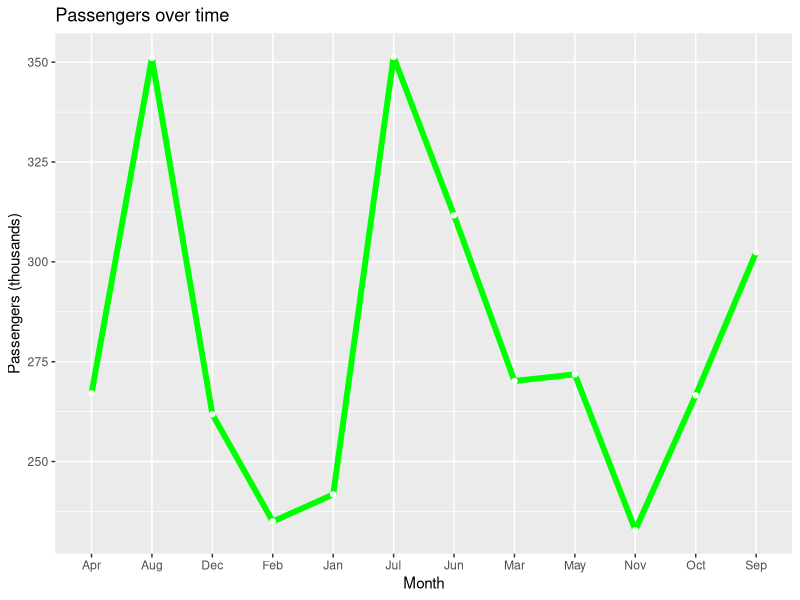

Generate this figure with R:
library(ggplot2)
library(dplyr)

# Let's make a data visualization about monthly air travelers!

# The dataset is built into R, but it is impossible to use without some data wrangling:
data <- data.frame(
  year = rep(1949:1960, each = 12),
  month = month.abb,
  passengers = AirPassengers # in thousands
)

# Summarize data by year:
data %>% 
  group_by(month) %>% 
  summarize(passengers = mean(passengers)) %>% 

# Finally, plot the data!
  ggplot(aes(x = month, y = passengers, group = 1)) +
  labs(
    title = 'Passengers over time',
    x = 'Month',
    y = 'Passengers (thousands)'
  ) +
  geom_line(size = 2, color = 'green') + geom_point(color = "white")
